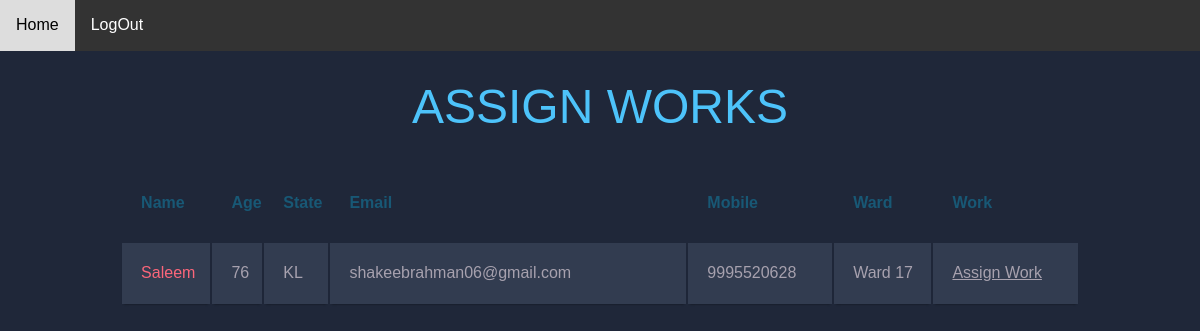
Screenshot of /m_list/ with the database file from the repository.
### main/models.py (models this page shows)
class member(models.Model):
    name=models.CharField(max_length=30)
    age=models.CharField(max_length=30)
    gender=models.CharField(max_length=30)
    address=models.CharField(max_length=30)
    state=models.CharField(max_length=30)
    country=models.CharField(max_length=30)
    email=models.EmailField()
    ward=models.CharField(max_length=30)
    phone=models.IntegerField()
    password=models.CharField(max_length=30)

### main/views.py (the view)
# urls.py: path('m_list/',views.m_list,name='m_list'),
def m_list(request):
    data=member.objects.all()
    return render(request,'m_list.html',{'data':data})

### main/templates/m_list.html (shortened to what this page needs)
{% load static %}
<!DOCTYPE html>
<html lang="en">
<head>
    <body>
      <div class="navbar">
        <a href="{% url 'co_home'%}">Home</a>
        <a href="{% url 'index'%}">LogOut</a>
      </div>
  <h1>ASSIGN WORKS</h1>
<table class="container">
	<thead>
		<tr>
			<th><h1>Name</h1></th>
			<th><h1>Age</h1></th>
			<th><h1>State</h1></th>
			<th><h1>Email</h1></th>
			<th><h1>Mobile</h1></th>
			<th><h1>Ward</h1></th>
			<th><h1>Work</h1></th>
		</tr>
	</thead>
	<tbody>
    {% for i in data %}
		<tr>
            <td>{{i.name}}</td>
            <td>{{i.age}}</td>
            <td>{{i.state}}</td>
            <td>{{i.email}}</td>
            <td>{{i.phone}}</td>
            <td>{{i.ward}}</td>
            <td><a href="/aswork/{{i.id}}" class="assign-work-link">Assign Work</a></td>
      </tr>
      {% endfor %}
	</tbody>
</table>
</body>
</html>

### main/templates/m_list.html (style rules this page uses)
body { font-family: 'Open Sans', sans-serif; font-weight: 300; line-height: 1.42em; color:#A7A1AE; background-color:#1F2739; }
h1 { font-size:3em; font-weight: 300; line-height:1em; text-align: center; color: #4DC3FA; }
.container th h1 { font-weight: bold; font-size: 1em; text-align: left; color: #185875; }
.container td { font-weight: normal; font-size: 1em; -webkit-box-shadow: 0 2px 2px -2px #0E1119; -moz-box-shadow: 0 2px 2px -2px #0E1119; box-shadow: 0 2px 2px -2px #0E1119; }
.container { text-align: left; overflow: hidden; width: 80%; margin: 0 auto; display: table; padding: 0 0 8em 0; }
.container td, .container th { padding-bottom: 2%; padding-top: 2%; padding-left:2%; }
.container tr:nth-child(odd) { background-color: #323C50; }
.container th { background-color: #1F2739; }
.container td:first-child { color: #FB667A; }
.assign-work-link { color: #A7A1AE; }
body { margin: 0; font-family: Arial, sans-serif; }
.navbar { background-color: #333; overflow: hidden; }
.navbar a { float: left; display: block; color: white; text-align: center; padding: 14px 16px; text-decoration: none; }

### rows the page displays
member: name "Saleem", age "76", state "KL", email "shakeebrahman06@gmail.com", phone "9995520628", ward "Ward 17"
